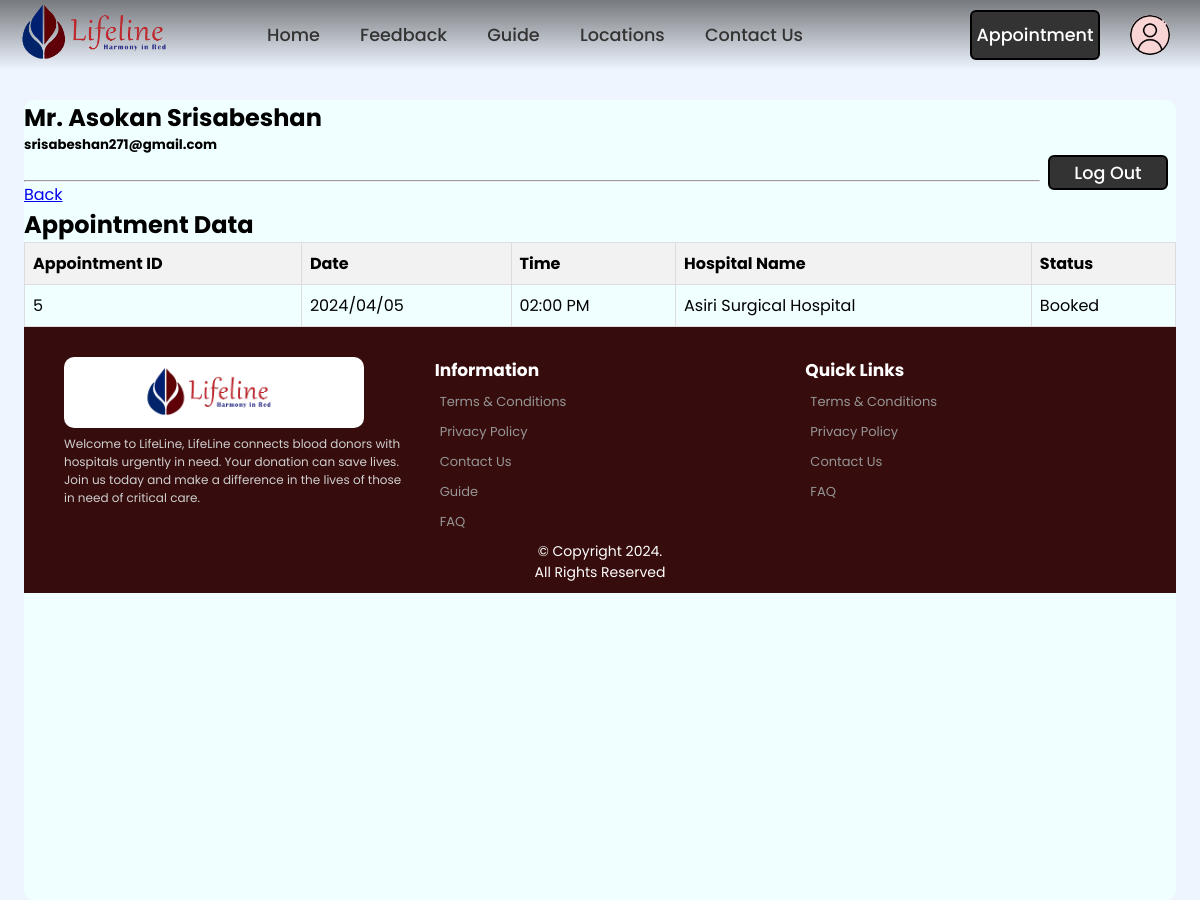
The app's page /donor_appointment_history.php (signed in) with its own data.
### tables this page shows
CREATE TABLE
    appointment (
        Appointment_id INT AUTO_INCREMENT NOT NULL,
        A_Donor_id INT NULL,
        A_Guest_id INT NULL,
        A_Date VARCHAR(20) NOT NULL,
        A_Time VARCHAR(20) NOT NULL,
        A_Meridiem VARCHAR(2) NOT NULL,
        A_Hospital_id INT NOT NULL,
        Status BOOLEAN NULL,
        CONSTRAINT Appointment_PK PRIMARY KEY (Appointment_id),
        CONSTRAINT Appointment_A_Doner_id_FK1 FOREIGN KEY (A_Donor_id) REFERENCES Donor (Donor_id),
        CONSTRAINT Appointment_A_Guest_id_FK2 FOREIGN KEY (A_Guest_id) REFERENCES Guest (Guest_id),
        CONSTRAINT Appointment_A_Hospital_id_FK3 FOREIGN KEY (A_Hospital_id) REFERENCES Hospital (Hospital_id),
        CONSTRAINT Donor_or_Guest CHECK (
            (
                A_Donor_id IS NOT NULL
                AND A_Guest_id IS NULL
            )
            OR (
                A_Donor_id IS NULL
                AND A_Guest_id IS NOT NULL
            )
        )
    );

CREATE TABLE
    hospital (
        Hospital_id INT AUTO_INCREMENT NOT NULL,
        H_Name VARCHAR(50) UNIQUE NOT NULL,
        Tel_no INT (10) NOT NULL,
        Email VARCHAR(100) UNIQUE NOT NULL,
        Line1 VARCHAR(200) NOT NULL,
        City VARCHAR(100) NOT NULL,
        Postal_Code VARCHAR(15) NOT NULL,
        Country VARCHAR(30) NOT NULL,
        H_Password VARCHAR(20) NOT NULL,
        Status BOOLEAN NULL,
        H_Admin_id INT NULL,
        CONSTRAINT Hospital_PK PRIMARY KEY (Hospital_id),
        CONSTRAINT H_Admin_id_FK1 FOREIGN KEY (H_Admin_id) REFERENCES Admin (Admin_id)
    );

### donor_appointment_history.php (the view, shortened to what this page needs)
<?php
require 'header.php';
require 'includes/dbh.inc.php';
$sql = "SELECT * ,
hospital.H_Name,
CONCAT(A_Time, ' ', A_meridiem) AS ATM
FROM appointment
LEFT JOIN hospital ON appointment.A_Hospital_id = hospital.Hospital_id
WHERE A_Donor_id = $_SESSION[userID]";
$result = $con->query($sql);
?>
<!DOCTYPE html>
<html lang="en">
<head>
</head>
<body>
  <main class="frame">
    <div class="sec1">
      <div class="row1">
        <?php
        echo "<h2 class=\"title\">" . $_SESSION['username'] . "</h2>";
        ?>
        <div>
          <?php echo "<h5 class=\"head\">" . $_SESSION['email'] . "</h5>"; ?>
        </div>
        <div class="but3">
          <button class="logout" name='logout' onclick="document.location='logout.php' ">Log Out</button>
        </div>
      </div>
    </div>
    <br />
    <hr />
    <a href="donor_panel.php">Back</a>
    <br>
  <h2>Appointment Data</h2>
  <table>
    <tr>
      <th>Appointment ID</th>
      <th>Date</th>
      <th>Time</th>
      <th>Hospital Name</th>
      <th>Status</th>
    </tr>
    <?php
    if ($result->num_rows > 0) {
      while($row = $result->fetch_assoc()) {
        echo "<tr>";
        echo "<td>" . $row["Appointment_id"] . "</td>";
        echo "<td>" . $row["A_Date"] . "</td>";
        echo "<td>" . $row["ATM"] . "</td>";
        echo "<td>" . $row["H_Name"] . "</td>";
        echo "<td>" . ($row["Status"] ? 'Booked' : 'Cancelled') . "</td>";
        echo "</tr>";
      }
    } else {
      echo "<tr><td colspan='8'>No appointments found</td></tr>";
    }
    ?>
  </table>
</body>
</html>
<?php
require 'footer.php';
?>

### css/index.css (style rules this page uses)
* { margin: 0; padding: 0; box-sizing: border-box; font-family: 'Poppins', sans-serif; }
body { justify-content: center; align-items: center; background-color:#EEF5FF; margin-top: 100px; min-height: 100vh; }

### donor_appointment_history.php (style rules this page uses)
table { border-collapse: collapse; width: 100%; }
th, td { border: 1px solid #ddd; padding: 8px; text-align: left; }
th { background-color: #f2f2f2; }
.editB,.logout { float:right; margin: 0 8px; width: 120px; height: 35px; border: 2px solid #000000; outline:none; border-radius: 6px; font-size: 1.1em; color: white; background-color: #333; font-weight: 500; transition: .5s; }
.editB,.logout { display: inline; }
.frame { background-color:azure; border-color: black; border: 2%; border-radius: 10px; width: 96%; height: 100%; padding: auto; margin:auto; z-index: 1; }

### records on screen
appointment: Appointment_id "5", A_Date "2024/04/05", ATM "02:00 PM", A_Hospital.H_Name "Asiri Surgical Hospital"

### other values on screen
$_SESSION['username'] "Mr. Asokan Srisabeshan"
$_SESSION['email'] "srisabeshan271@gmail.com"
